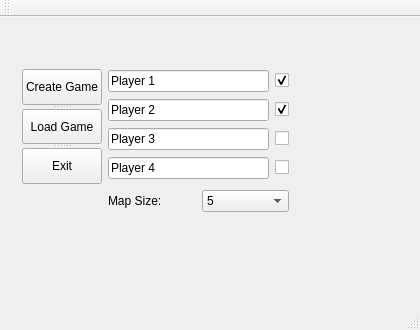
<?xml version="1.0" encoding="UTF-8"?>
<ui version="4.0">
 <class>MainWindow</class>
 <widget class="QMainWindow" name="MainWindow">
  <property name="geometry">
   <rect>
    <x>0</x>
    <y>0</y>
    <width>420</width>
    <height>330</height>
   </rect>
  </property>
  <property name="windowTitle">
   <string>Labyrinth 2015</string>
  </property>
  <widget class="QWidget" name="centralWidget">
   <widget class="QWidget" name="">
    <property name="geometry">
     <rect>
      <x>11</x>
      <y>41</y>
      <width>289</width>
      <height>165</height>
     </rect>
    </property>
    <layout class="QGridLayout" name="gridLayout_2">
     <item row="0" column="0">
      <widget class="QSplitter" name="splitter">
       <property name="orientation">
        <enum>Qt::Vertical</enum>
       </property>
       <widget class="QPushButton" name="createGameButton">
        <property name="text">
         <string>Create Game</string>
        </property>
       </widget>
       <widget class="QPushButton" name="loadButton">
        <property name="text">
         <string>Load Game</string>
        </property>
       </widget>
       <widget class="QPushButton" name="exitButton">
        <property name="text">
         <string>Exit</string>
        </property>
       </widget>
      </widget>
     </item>
     <item row="0" column="1">
      <layout class="QGridLayout" name="gridLayout">
       <item row="3" column="2">
        <widget class="QCheckBox" name="player4Enable">
         <property name="text">
          <string/>
         </property>
         <property name="checkable">
          <bool>true</bool>
         </property>
         <property name="checked">
          <bool>false</bool>
         </property>
         <property name="tristate">
          <bool>false</bool>
         </property>
        </widget>
       </item>
       <item row="2" column="0">
        <widget class="QLineEdit" name="player3Name">
         <property name="text">
          <string>Player 3</string>
         </property>
        </widget>
       </item>
       <item row="0" column="2">
        <widget class="QCheckBox" name="player1Enable">
         <property name="text">
          <string/>
         </property>
         <property name="checkable">
          <bool>true</bool>
         </property>
         <property name="checked">
          <bool>true</bool>
         </property>
         <property name="tristate">
          <bool>false</bool>
         </property>
        </widget>
       </item>
       <item row="2" column="2">
        <widget class="QCheckBox" name="player3Enable">
         <property name="text">
          <string/>
         </property>
         <property name="checkable">
          <bool>true</bool>
         </property>
         <property name="checked">
          <bool>false</bool>
         </property>
         <property name="tristate">
          <bool>false</bool>
         </property>
        </widget>
       </item>
       <item row="1" column="0">
        <widget class="QLineEdit" name="player2Name">
         <property name="text">
          <string>Player 2</string>
         </property>
        </widget>
       </item>
       <item row="3" column="0">
        <widget class="QLineEdit" name="player4Name">
         <property name="text">
          <string>Player 4</string>
         </property>
        </widget>
       </item>
       <item row="1" column="2">
        <widget class="QCheckBox" name="player2Enable">
         <property name="text">
          <string/>
         </property>
         <property name="checkable">
          <bool>true</bool>
         </property>
         <property name="checked">
          <bool>true</bool>
         </property>
         <property name="tristate">
          <bool>false</bool>
         </property>
        </widget>
       </item>
       <item row="0" column="0">
        <widget class="QLineEdit" name="player1Name">
         <property name="inputMask">
          <string/>
         </property>
         <property name="text">
          <string>Player 1</string>
         </property>
        </widget>
       </item>
      </layout>
     </item>
     <item row="1" column="1">
      <layout class="QHBoxLayout" name="horizontalLayout">
       <item>
        <widget class="QLabel" name="sizeLabel">
         <property name="text">
          <string>Map Size: </string>
         </property>
        </widget>
       </item>
       <item>
        <widget class="QComboBox" name="sizeBox">
         <item>
          <property name="text">
           <string>5</string>
          </property>
         </item>
         <item>
          <property name="text">
           <string>7</string>
          </property>
         </item>
         <item>
          <property name="text">
           <string>9</string>
          </property>
         </item>
         <item>
          <property name="text">
           <string>11</string>
          </property>
         </item>
        </widget>
       </item>
      </layout>
     </item>
    </layout>
   </widget>
  </widget>
  <widget class="QMenuBar" name="menuBar">
   <property name="geometry">
    <rect>
     <x>0</x>
     <y>0</y>
     <width>420</width>
     <height>25</height>
    </rect>
   </property>
  </widget>
  <widget class="QToolBar" name="mainToolBar">
   <attribute name="toolBarArea">
    <enum>TopToolBarArea</enum>
   </attribute>
   <attribute name="toolBarBreak">
    <bool>false</bool>
   </attribute>
  </widget>
  <widget class="QStatusBar" name="statusBar"/>
 </widget>
 <layoutdefault spacing="6" margin="11"/>
 <resources/>
 <connections/>
</ui>
